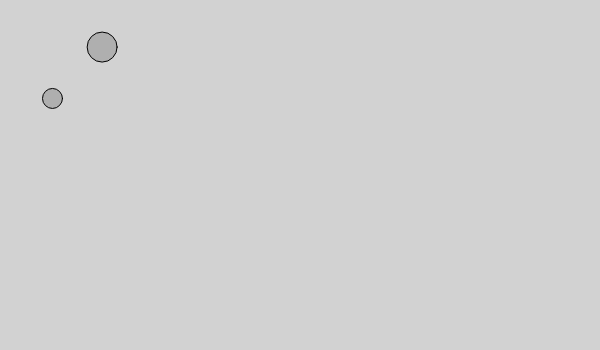
Frame 1 (no input)
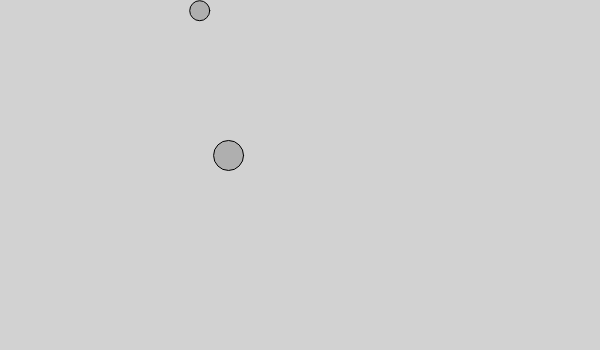
Frame 60 (no input)
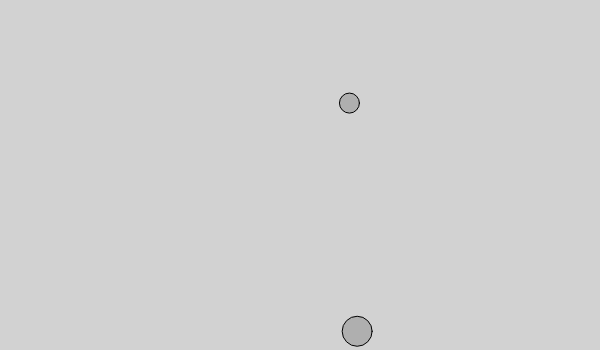
Frame 120 (the mouse pressed at the canvas centre since frame 60)

The p5.js sketch that drew these frames (run headless with seeded random() and noise() and a simulated clock; from frame 60 on, the mouse is pressed at the canvas centre):

// p5.js sketch
// ── sketch.js
// The Nature of Code
// Daniel Platt
// Chapter 1: Bouncing ball with vector veclocity

class Ball {
  constructor(x,y,radius) {
    this.position = createVector(x, y);
    this.velocity = createVector(random(-5,5), random(-5,5));
    this.radius = radius;
  }
  update() {
    this.position.add(this.velocity);
  }
  show() {
    stroke(0);
    fill(175);
    circle(this.position.x, this.position.y, this.radius * 2);
  }
  checkEdges() {
    if (this.position.x + this.radius > width || this.position.x - this.radius < 0) {
      this.velocity.x *= -1;
    }
    else if (this.position.y + this.radius > height || this.position.y - this.radius < 0) {
      this.velocity.y *= -1;
    }
  }
}
let ball;
let ball1;

function setup() {
  createCanvas(600, 350);
  ball = new Ball(100,50, 15);
  ball1 = new Ball(50,100, 10);
}

function draw() {
  background(210);
  ball.update();
  ball.checkEdges();
  ball.show();
  ball1.update();
  ball1.checkEdges();
  ball1.show();
}
